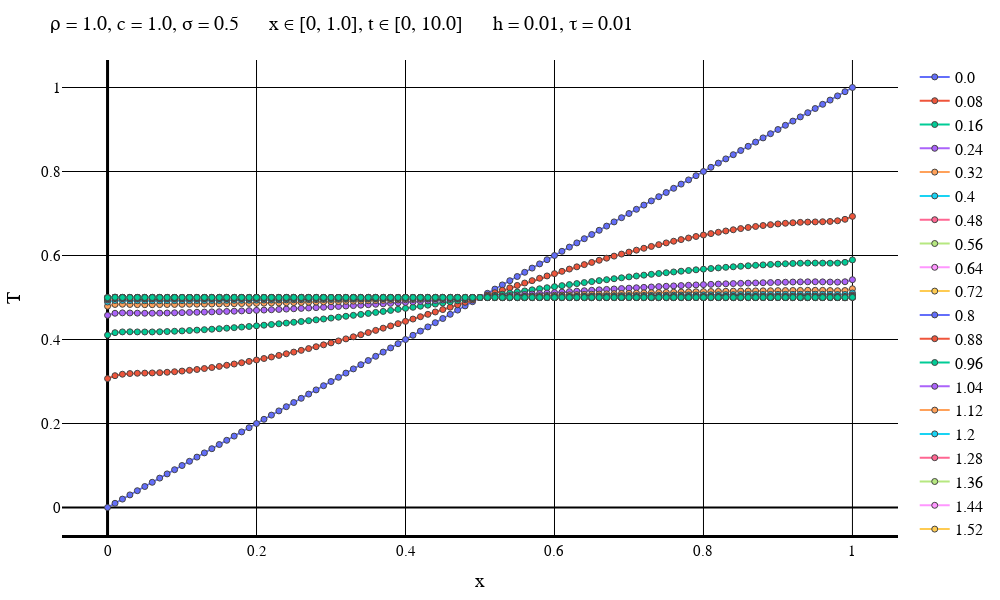

Source (notebook cell):
### Code cell
typeOfScheme = "Symmetric"

solutionFile = "D:\\Calc_Methods_2\\Lab2\\LinearHeatEq\\SecondConds\\$typeOfScheme\\solution$numOfEq.txt"
dataFile = "D:\\Calc_Methods_2\\Lab2\\LinearHeatEq\\SecondConds\\$typeOfScheme\\data$numOfEq.txt"
intervalFile = "D:\\Calc_Methods_2\\Lab2\\LinearHeatEq\\SecondConds\\$typeOfScheme\\interval$numOfEq.txt"

solutionMatrix = readdlm(solutionFile)
dataVec = readdlm(dataFile)
intervalVec = readdlm(intervalFile);

L = dataVec[3]
timeEnd = dataVec[4]
numOfXIntervals = Int(intervalVec[1])
numOfTIntervals = Int(intervalVec[2])
h = L / numOfXIntervals
τ = timeEnd / numOfTIntervals
if default == true
    plotStep = trunc(Int, timeEnd / (defaultStepParam * τ))
    numOfPlots = numOfTIntervals + 1    
else
    plotStep = firstSteps
    numOfPlots = firstPlots
end
println("Шаг графика: $plotStep")
println("Время последнего графика: $((numOfPlots - 1)*τ)")
makePlot(numOfPlots, plotStep, solutionMatrix, dataVec, intervalVec)
